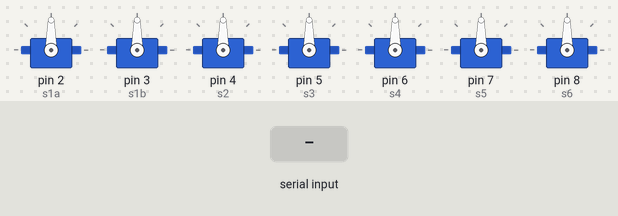
Bench run of a sketch on a simulated Arduino Uno, built with avr-gcc and run on an emulated ATmega328P. On the bench: 7 × servo. The inputs (shaded band) are chosen by the test bench.

Above: at 1.2 s.
1.3 s: "N" received over Serial
At 3.4 s:
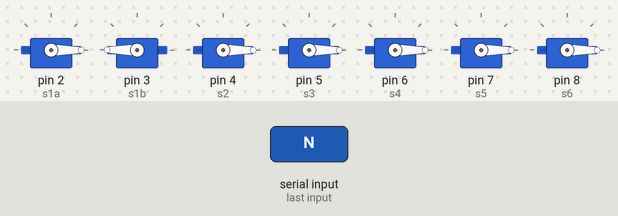
Timing chart, 0 to 4.9 s (numbered marks = the images above; inputs shaded):
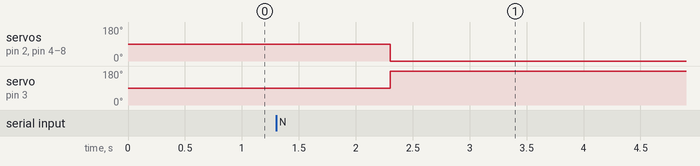

Measured:
- after the input at 1.3 s, servo on pin 2 (s1a), servo on pin 4 (s2), servo on pin 5 (s3), servo on pin 6 (s4), servo on pin 7 (s5), servo on pin 8 (s6): 90° → 0° after 1.0 s; servo on pin 3 (s1b): 90° → 180° after 1.0 s

The sketch:

aungv2.ino
```cpp
#include <EEPROM.h>

#include <Servo.h>
Servo s1a;
Servo s1b;
Servo s2;
Servo s3;
Servo s4;
Servo s5;
Servo s6;


String test = "a";
byte testb[8];
int sv1, sv2, sv3, sv4, sv5, sv6;

void setup() {
  Serial.begin(9600);
  s1a.attach(2);
  s1b.attach(3);
  s2.attach(4);
  s3.attach(5);
  s4.attach(6);
  s5.attach(7);
  s6.attach(8);


}
void loop() {
  if (Serial.available()) {
    while (Serial.available()) {

      Serial.readBytes(testb, 8);

      if (testb[0] == 'N') {
        s1a.write(testb[1]);
        s1b.write(180 - testb[1]);
        s2.write(testb[2]);
        s3.write(testb[3]);
        s4.write(testb[4]);
        s5.write(testb[5]);
        s6.write(testb[6]);

      }
    }
  }
}
void Home() {

  if (sv1 < 180 && sv2 < 180 && sv3 < 180 && sv4 < 180 && sv5 < 180 && sv6 < 180) {
    s1a.write(sv1);
    s1b.write(180 - sv1);
    s2.write(sv2);
    s3.write(sv3);
    s4.write(sv4);
    s5.write(sv5);
    s6.write(sv6);

  }

}
void Save() {
  EEPROM.write(1, (byte)sv1);
  EEPROM.write(2, (byte)sv2);
  EEPROM.write(3, (byte)sv3);
  EEPROM.write(4, (byte)sv4);
  EEPROM.write(5, (byte) sv5);
  EEPROM.write(6, (byte)sv6);
}
void Get() {
  sv1 = (int)EEPROM.read(1);
  sv2 = (int)EEPROM.read(2);
  sv3 = (int)EEPROM.read(3);
  sv4 = (int)EEPROM.read(4);
  sv5 = (int)EEPROM.read(5);
  sv6 = (int)EEPROM.read(6);
}
void Print() {

  Serial.print(" sv1 =  ");
  Serial.print(sv1);
  Serial.print(" sv2 =  ");
  Serial.print(sv2);
  Serial.print(" sv3 =  ");
  Serial.print(sv3);
  Serial.print(" sv4 =  ");
  Serial.print(sv4);
  Serial.print(" sv5 =  ");
  Serial.print(sv5);
  Serial.print(" sv6 =  ");
  Serial.print(sv6);
}
```
